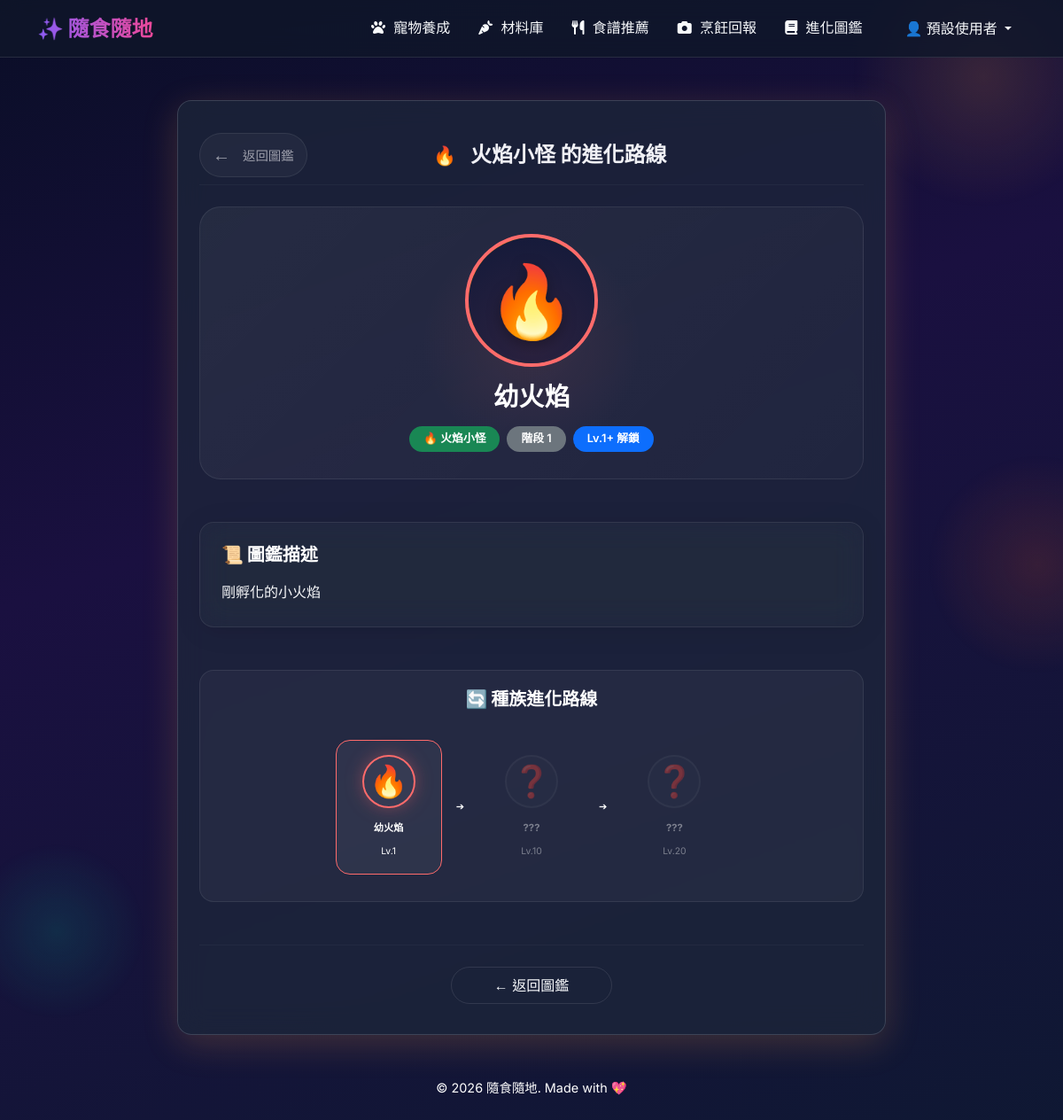
Page /collection/1 (signed in) on the committed database.
### sql_models.py (models this page shows, shortened)
class User(UserMixin, db.Model):
    __tablename__ = 'users'
    id = db.Column(db.Integer, primary_key=True)
    username = db.Column(db.String(80), unique=True, nullable=False)
    email = db.Column(db.String(120), unique=True, nullable=False)
    password_hash = db.Column(db.String(256), nullable=False)
    display_name = db.Column(db.String(80))
    cooking_count = db.Column(db.Integer, default=0)
    created_at = db.Column(db.DateTime, default=datetime.utcnow)
    pet = db.relationship('Pet', backref='user', uselist=False, cascade="all, delete-orphan")
    preference = db.relationship('UserPreference', backref='user', uselist=False, cascade="all, delete-orphan")
    allergens = db.relationship('UserAllergen', backref='user', cascade="all, delete-orphan")
    favorites = db.relationship('Collection', backref='user', cascade="all, delete-orphan")
    achievements = db.relationship('UserAchievement', backref='user', cascade="all, delete-orphan")

### tables this page shows
CREATE TABLE pet_species (
    id                INTEGER PRIMARY KEY AUTOINCREMENT,
    name              TEXT NOT NULL,
    element           TEXT,
    emoji             TEXT,
    description       TEXT,
    color_primary     TEXT,
    color_secondary   TEXT
);

CREATE TABLE pet_stages (
    id               INTEGER PRIMARY KEY AUTOINCREMENT,
    species_id       INTEGER NOT NULL,
    stage_order      INTEGER,
    name             TEXT NOT NULL,
    level_required   INTEGER,
    image_path       TEXT,
    emoji            TEXT,
    description      TEXT,
    FOREIGN KEY (species_id) REFERENCES pet_species(id) ON DELETE CASCADE
);

### app/routes/collection_routes.py (the view)
@collection_bp.route('/collection/<int:stage_id>')
@login_required
def collection_detail(stage_id):
    user_id = current_user.id
    stage = collection_model.get_stage_by_id(stage_id)
    if not stage:
        return render_template('collection/index.html'), 404
    is_unlocked = collection_model.is_stage_unlocked(user_id, stage_id)
    all_stages_of_species = collection_model.get_stages_by_species(stage['species_id'])
    unlocked_ids = collection_model.get_user_collection(user_id)
    pet = pet_model.get_pet_by_user(user_id)
    return render_template(
        'collection/detail.html',
        stage=stage,
        is_unlocked=is_unlocked,
        all_stages_of_species=all_stages_of_species,
        unlocked_ids=unlocked_ids,
        pet=pet
    )

### app/database.py (called while the page is built)
def get_db():
    if 'db' not in g:
        db_file = current_app.config.get('DATABASE', DB_PATH)
        g.db = sqlite3.connect(db_file)
        g.db.row_factory = sqlite3.Row
        g.db.execute("PRAGMA foreign_keys = ON")
    return g.db

### app/models/collection.py (called while the page is built)
def get_stages_by_species(species_id):
    db = get_db()
    return db.execute('''
        SELECT pst.*,
               ps.name AS species_name, ps.element, ps.emoji AS species_emoji,
               ps.color_primary, ps.color_secondary
        FROM pet_stages pst
        JOIN pet_species ps ON pst.species_id = ps.id
        WHERE pst.species_id = ?
        ORDER BY pst.stage_order
    ''', (species_id,)).fetchall()

def get_stage_by_id(stage_id):
    db = get_db()
    return db.execute('''
        SELECT pst.*,
               ps.name AS species_name, ps.element, ps.emoji AS species_emoji,
               ps.color_primary, ps.color_secondary, ps.description AS species_description
        FROM pet_stages pst
        JOIN pet_species ps ON pst.species_id = ps.id
        WHERE pst.id = ?
    ''', (stage_id,)).fetchone()

def get_user_collection(user_id):
    db = get_db()
    rows = db.execute('''
        SELECT pet_stage_id FROM user_collection WHERE user_id = ?
    ''', (user_id,)).fetchall()
    return set(row['pet_stage_id'] for row in rows)

def is_stage_unlocked(user_id, stage_id):
    db = get_db()
    row = db.execute('''
        SELECT 1 FROM user_collection
        WHERE user_id = ? AND pet_stage_id = ?
    ''', (user_id, stage_id)).fetchone()
    return row is not None

### app/models/pet.py (called while the page is built)
def map_pet_row(row):
    if not row:
        return None
    d = dict(row)
    d['name'] = d.get('pet_name')
    d['level'] = d.get('current_level', 1)
    d['exp'] = d.get('current_exp', 0)
    d['hunger'] = d.get('hunger', 50)
    from config import EXP_PER_LEVEL_MULTIPLIER
    level = d['level']
    exp_to_next = level * EXP_PER_LEVEL_MULTIPLIER
    remaining = d['exp']
    current_l = 1
    while remaining >= (current_l * EXP_PER_LEVEL_MULTIPLIER):
        remaining -= (current_l * EXP_PER_LEVEL_MULTIPLIER)
        current_l += 1
    d['exp_to_next_level'] = exp_to_next
    d['exp_remaining'] = remaining
    d['exp_progress'] = round(remaining / exp_to_next * 100, 1) if exp_to_next > 0 else 100
    return d

### app/templates/collection/detail.html (shortened to what this page needs)
{% extends "base.html" %}
{% block styles %}
<link rel="stylesheet" href="{{ url_for('static', filename='css/collection.css') }}">
{% endblock %}
{% block content %}
<div class="bg-particles" aria-hidden="true">
    <div class="particle particle-1"></div>
    <div class="particle particle-2"></div>
    <div class="particle particle-3"></div>
</div>
<div class="detail-container mt-4 p-4 glass-card rounded-4 mx-auto"
     style="--card-primary: {{ stage.color_primary }}; --card-secondary: {{ stage.color_secondary }};
            border: 1px solid rgba(255, 255, 255, 0.15) !important;
            max-width: 800px;
            box-shadow: 0 10px 40px rgba({{ 139 if not stage else (238 if stage.element == 'fire' else (0 if stage.element == 'nature' else 255)) }},
                                         {{ 92 if not stage else (90 if stage.element == 'fire' else (184 if stage.element == 'nature' else 159)) }},
                                         {{ 246 if not stage else (36 if stage.element == 'fire' else (148 if stage.element == 'nature' else 67)) }}, 0.2) !important;">
    <nav class="collection-nav d-flex align-items-center mb-4 pb-2 border-bottom border-secondary border-opacity-10">
        <a href="{{ url_for('collection.collection_index') }}" class="nav-back text-decoration-none d-flex align-items-center" id="detail-back-btn">
            <span class="nav-back-icon fs-5 me-2">←</span>
            <span>返回圖鑑</span>
        </a>
        <div class="nav-title ms-auto fs-4 fw-bold">
            <span class="nav-icon me-2">{{ stage.species_emoji }}</span>
            {{ stage.species_name }} 的進化路線
        </div>
    </nav>
    {% if is_unlocked %}
    <section class="detail-hero text-center mb-5" id="detail-hero">
        <div class="hero-glow mb-4"></div>
        <div class="hero-pet-visual d-flex align-items-center justify-content-center mx-auto mb-3"
             style="width: 150px; height: 150px; border-radius: 50%;
                    border: 4px solid {{ stage.color_primary }};
                    background: linear-gradient(135deg, {{ stage.color_secondary }}, rgba(255,255,255,0.1));">
            <div class="hero-avatar">
                <span class="hero-emoji" style="font-size: 5rem; filter: drop-shadow(0 5px 8px rgba(0,0,0,0.3));">{{ stage.emoji }}</span>
            </div>
        </div>
        <h1 class="hero-name display-5 fw-bold text-white mb-3">{{ stage.name }}</h1>
        <div class="hero-badges d-flex justify-content-center gap-2">
            <span class="badge bg-success rounded-pill px-3 py-2 fs-7">{{ stage.species_emoji }} {{ stage.species_name }}</span>
            <span class="badge bg-secondary rounded-pill px-3 py-2 fs-7">階段 {{ stage.stage_order }}</span>
            <span class="badge bg-primary rounded-pill px-3 py-2 fs-7">Lv.{{ stage.level_required }}+ 解鎖</span>
        </div>
    </section>
    <section class="detail-description glass-card p-4 rounded-4 mb-5" id="detail-description"
             style="background: rgba(255,255,255,0.02) !important; border-color: rgba(255,255,255,0.08) !important;">
        <h2 class="section-subtitle fs-5 fw-bold text-white mb-3">📜 圖鑑描述</h2>
        <p class="description-text fs-6 text-light mb-0" style="line-height: 1.8;">{{ stage.description }}</p>
    </section>
    <section class="evolution-path mb-5" id="evolution-path">
        <h2 class="section-subtitle fs-5 fw-bold text-white mb-4 text-center">🔄 種族進化路線</h2>
        <div class="path-container d-flex flex-wrap justify-content-center align-items-center gap-3">
            {% for s in all_stages_of_species %}
            {% set s_unlocked = s.id in unlocked_ids %}
            <div class="path-node d-flex flex-column align-items-center p-3 rounded-4 {{ 'active' if s_unlocked else 'inactive' }} {{ 'current' if s.id == stage.id else '' }}"
                 style="width: 120px; transition: all 0.3s ease;
                        background: {{ 'rgba(255,255,255,0.05)' if s.id == stage.id else 'transparent' }};
                        border: 1px solid {{ stage.color_primary if s.id == stage.id else 'transparent' }};">
                <div class="path-node-circle d-flex align-items-center justify-content-center rounded-circle mb-2"
                     style="width: 60px; height: 60px; background: rgba(255,255,255,0.04);
                            border: 2px solid {{ s.color_primary if s_unlocked else 'rgba(255,255,255,0.1)' }};">
                    <span class="path-emoji" style="font-size: 2.2rem;">{{ s.emoji if s_unlocked else '❓' }}</span>
                </div>
                <span class="path-node-name fw-bold text-white fs-7 text-center mb-1">{{ s.name if s_unlocked else '???' }}</span>
                <span class="path-node-level text-muted fs-8">Lv.{{ s.level_required }}</span>
            </div>
            {% if not loop.last %}
            <div class="path-connector d-flex align-items-center justify-content-center text-muted fs-4">
                <span class="connector-arrow">➔</span>
            </div>
            {% endif %}
            {% endfor %}
        </div>
    </section>
    {% endif %}
    <div class="detail-actions text-center border-top border-secondary border-opacity-10 pt-4">
        <a href="{{ url_for('collection.collection_index') }}" class="btn btn-outline-light rounded-pill px-5 py-2 fs-6" id="btn-back-to-collection">
            ← 返回圖鑑
        </a>
    </div>
</div>
{% endblock %}

### app/templates/base.html (shortened to what this page needs)
<!DOCTYPE html>
<html lang="zh-TW">
<head>
    <link href="https://cdn.jsdelivr.net/npm/bootstrap@5.3.2/dist/css/bootstrap.min.css" rel="stylesheet">
    <link rel="stylesheet" href="https://cdnjs.cloudflare.com/ajax/libs/font-awesome/6.4.2/css/all.min.css">
    {% block styles %}{% endblock %}
</head>
<body>
    <nav class="navbar navbar-expand-lg sticky-top mb-5 navbar-dark">
        <div class="container">
            <a class="navbar-brand" href="{{ url_for('main.index') }}">✨ 隨食隨地</a>
            <div class="collapse navbar-collapse" id="navbarNav">
                <ul class="navbar-nav ms-auto align-items-center">
                    {% if current_user and current_user.is_authenticated %}
                        <li class="nav-item">
                            <a class="nav-link" href="{{ url_for('pet.pet_index') }}"><i class="fa-solid fa-paw"></i> 寵物養成</a>
                        </li>
                        <li class="nav-item">
                            <a class="nav-link" href="{{ url_for('ingredient.list_ingredients') }}"><i class="fa-solid fa-carrot"></i> 材料庫</a>
                        </li>
                        <li class="nav-item">
                            <a class="nav-link" href="{{ url_for('recipe.recommend') }}"><i class="fa-solid fa-utensils"></i> 食譜推薦</a>
                        </li>
                        <li class="nav-item">
                            <a class="nav-link" href="{{ url_for('cooking.report_page') }}"><i class="fa-solid fa-camera"></i> 烹飪回報</a>
                        </li>
                        <li class="nav-item">
                            <a class="nav-link" href="{{ url_for('collection.collection_index') }}"><i class="fa-solid fa-book"></i> 進化圖鑑</a>
                        </li>
                        <li class="nav-item dropdown ms-lg-3">
                            <a class="nav-link dropdown-toggle btn btn-outline-light rounded-pill px-3 py-1 mt-2 mt-lg-0 text-white" href="#" id="userDropdown" role="button" data-bs-toggle="dropdown" aria-expanded="false">
                                👤 {{ current_user.display_name }}
                            </a>
                        </li>
                    {% endif %}
                </ul>
            </div>
        </div>
    </nav>
    <main class="container mb-5">
        {% block content %}{% endblock %}
    </main>
    <footer class="text-center pb-4 text-muted" style="font-size: 0.9rem;">
        <p>&copy; 2026 隨食隨地. Made with 💖</p>
    </footer>
</body>
</html>

### app/templates/base.html (style rules this page uses)
:root { --primary-glow: #8B5CF6; --secondary-glow: #EC4899; --bg-color: #0F172A; --glass-bg: rgba(30, 41, 59, 0.7); --glass-border: rgba(255, 255, 255, 0.1); --text-main: #F8FAFC; --text-muted: #ffffff; }
.text-muted, .text-light-muted, .text-secondary, .form-text, .card-text.text-muted, small.text-muted { color: #ffffff !important; }
body { font-family: 'Inter', 'Noto Sans TC', sans-serif; background-color: var(--bg-color); color: var(--text-main); min-height: 100vh; background-image: radial-gradient(circle at 15% 50%, rgba(139, 92, 246, 0.15), transparent 25%), radial-gradient(circle at 85% 30%, rgba(236, 72, 153, 0.15), transparent 25%); background-attachment: fixed; }
h1, h2, h3, .navbar-brand { font-family: 'Outfit', 'Noto Sans TC', sans-serif; font-weight: 600; }
.navbar { background: rgba(15, 23, 42, 0.8) !important; backdrop-filter: blur(12px); -webkit-backdrop-filter: blur(12px); border-bottom: 1px solid var(--glass-border); }
.navbar-brand { background: linear-gradient(to right, #8B5CF6, #EC4899); -webkit-background-clip: text; -webkit-text-fill-color: transparent; font-size: 1.5rem; font-weight: 700; }
.nav-link { color: var(--text-main) !important; transition: color 0.3s ease; font-weight: 500; padding: 0.5rem 1rem !important; }
.nav-link i { margin-right: 5px; }
.glass-card { background: var(--glass-bg) !important; backdrop-filter: blur(16px); -webkit-backdrop-filter: blur(16px); border: 1px solid var(--glass-border) !important; border-radius: 1rem; padding: 2rem; box-shadow: 0 4px 30px rgba(0, 0, 0, 0.1); transition: transform 0.3s ease, box-shadow 0.3s ease; }
.btn-outline-light { border-color: var(--glass-border); color: var(--text-main); }

### app/templates/collection/detail.html (style rules this page uses)
.bg-particles { position: fixed; top: 0; left: 0; width: 100%; height: 100%; pointer-events: none; z-index: -1; overflow: hidden; }

### rows in the picture
User: display_name "預設使用者"
pet_species: species_emoji "🔥", species_name "火焰小怪"
pet_stages: emoji "🔥", name "幼火焰", stage_order "1", level_required "1", description "剛孵化的小火焰"
pet_stages: emoji "❓", name "???", level_required "10"
pet_stages: emoji "❓", name "???", level_required "20"
